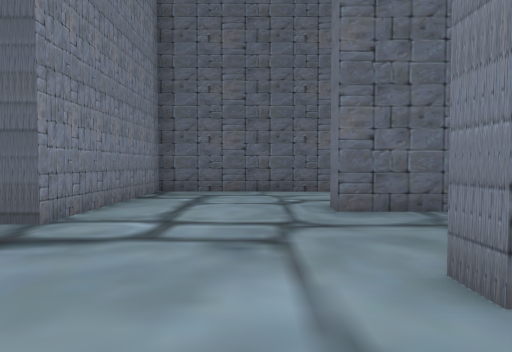
[1] (above)

22 first-person views from a walk through a Unity game level. The camera is 1.4 m above the floor, tilts 2° down and sees 75° across. The floor is counted in squares, 2 m on a side. Each view is taken from the middle of a square. On the plan, view 1 faces up. The plan holds only what a view shows up to about 10 squares ahead; the rest is blank. The place goes on beyond the plan. The player is left out.

[2]
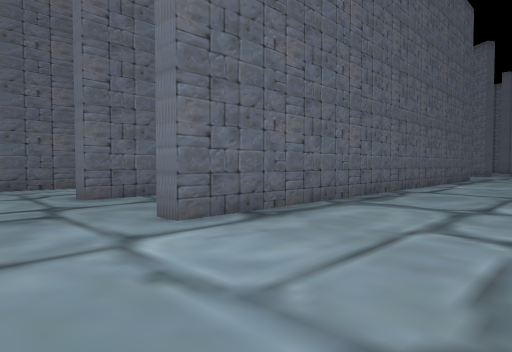

[3]
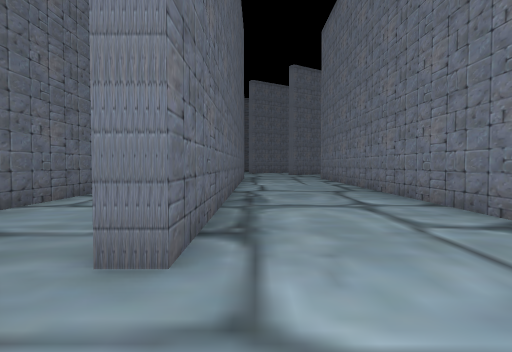

[4]
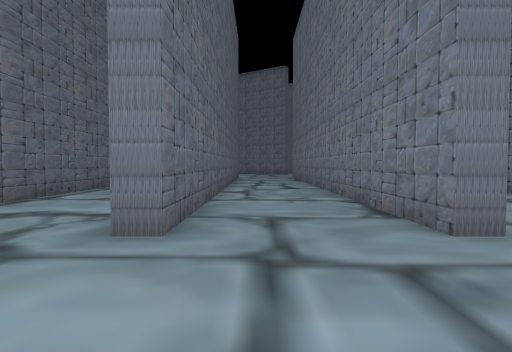

[5]
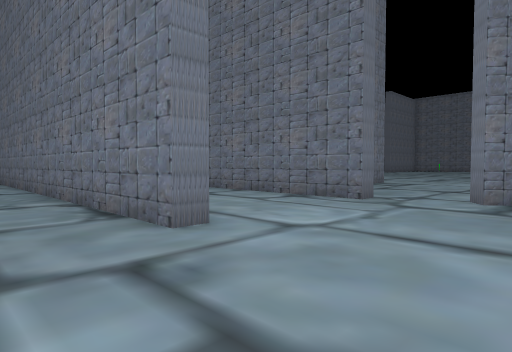

[6]
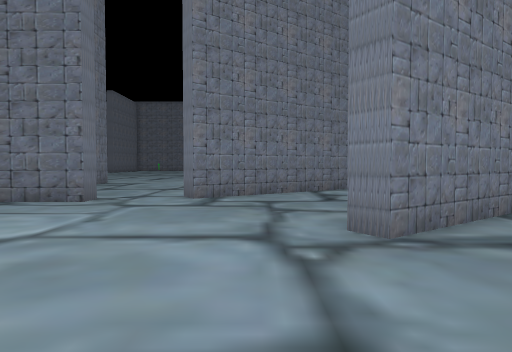

[7]
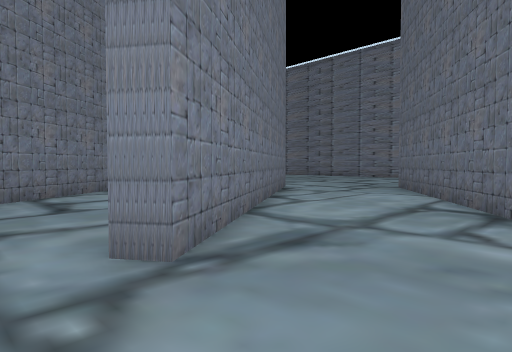

[8]
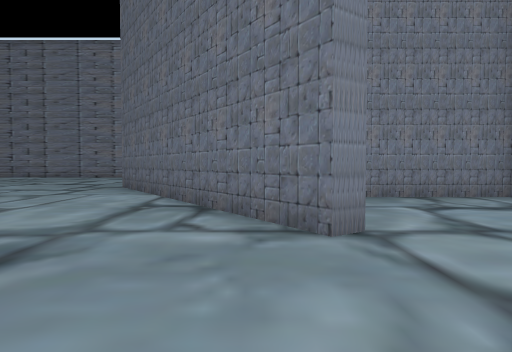

[9]
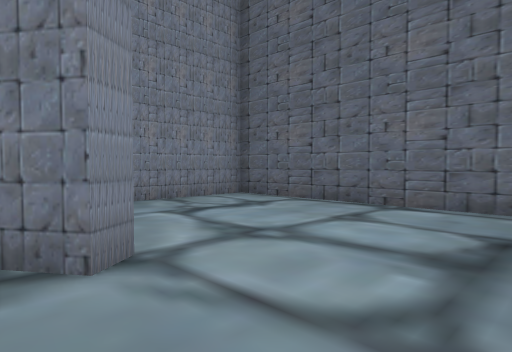

[10]
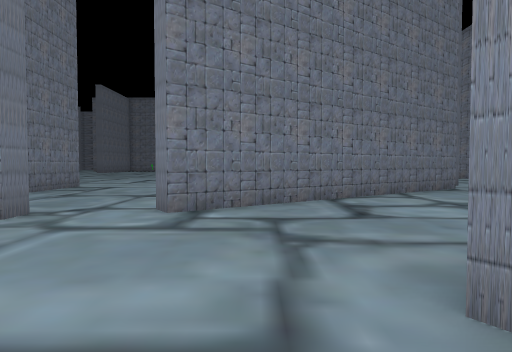

[11]
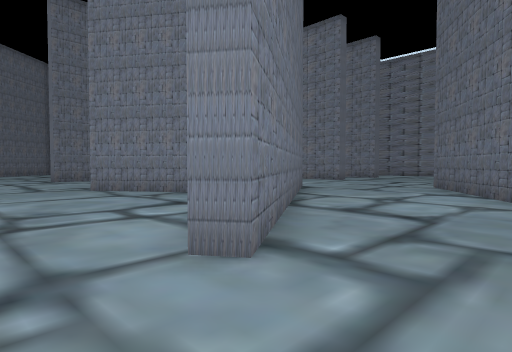

[12]
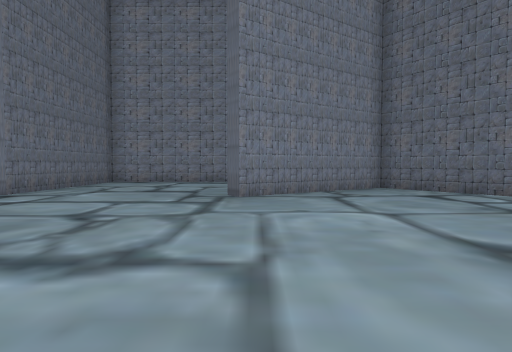

[13]
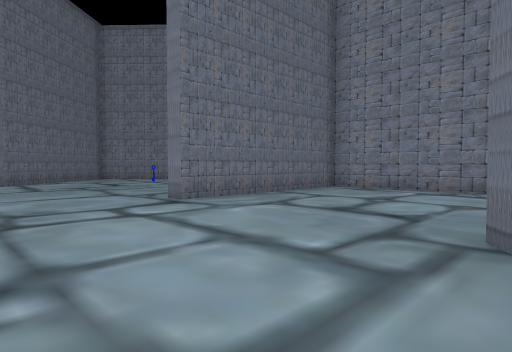

[14]
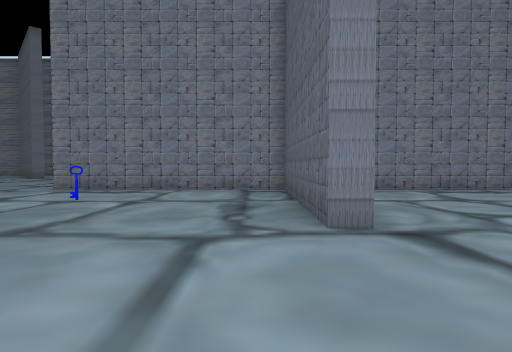

[15]
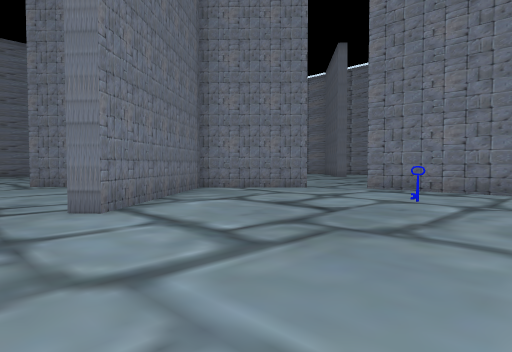

[16]
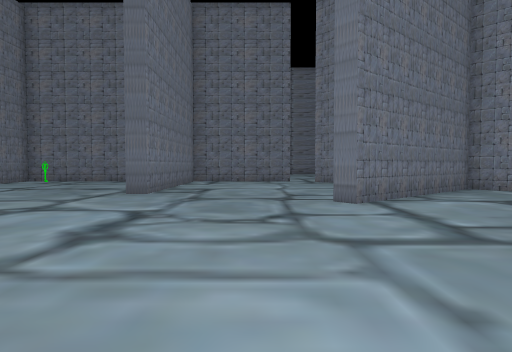

[17]
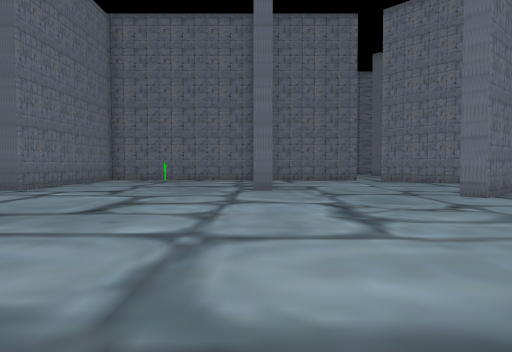

[18]
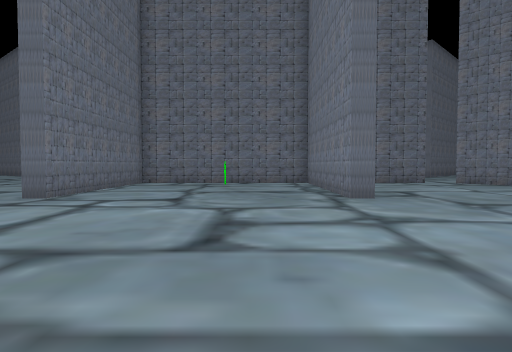

[19]
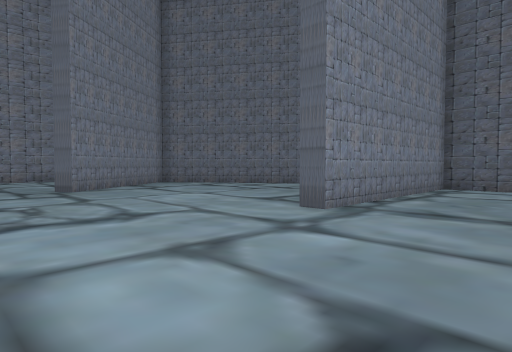

[20]
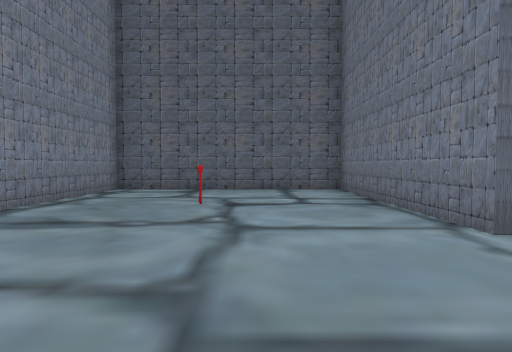

[21]
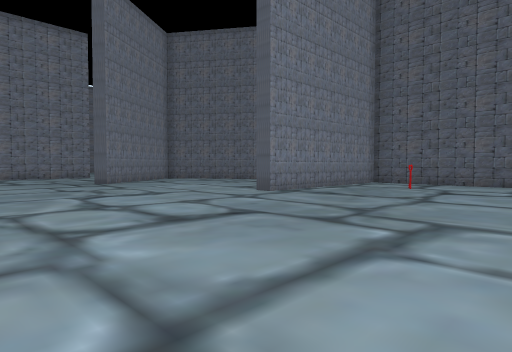

[22]
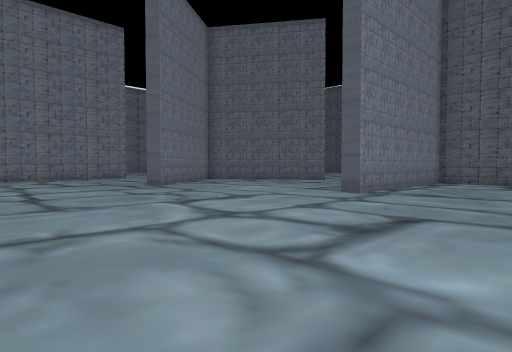

### Floor plan
Points are (right, up) in squares from view 1. A wall is a line through its corners. A room is listed if a view was taken in it or the views show most of it. See-through windows are left out.
Room 1 (views 1, 2, 3, 4, 5, 6, 7, 8, 9, 10, 11)
walls: (7.9, 4.9) (1.2, 4.9) (1.2, 5.5); (2.2, 8.6) (-2.5, 8.6) (-2.5, 3.9) (-3, 3.9); (1.2, -2.8) (1.2, -2.2) (9, -2.2); (9.6, 1.6) (1.2, 1.6) (1.2, 2.1) (10.2, 2.1); (-0.7, -2.8) (-0.4, -3.3); (8, 8.6) (3.9, 8.6); (-4.3, 0.2) (-3.3, 0.9) (-2.9, 0.4); (-5.2, 3.7) (-6, 3.1)
ways out: opening at (0.5, -3) to room 2; opening at (-4.5, 4) to room 3; opening at (-4, 0)
Room 2 (views 12, 13, 14, 15, 16, 17, 18, 19, 20, 21, 22)
walls: (3.6, -8.1) (3.6, -6.2); (-7.5, -15.7) (-2.5, -15.7) (-2.5, -16.2) (-8.2, -16.2) (-8.2, -22.7); (10.4, -8.8) (10.4, -2.7) (4.1, -2.7) (4.1, -8.6) (3.5, -8.6); (3.5, -27.1) (3.6, -24.8) (4.1, -24.8) (4.1, -28.1); (-8.1, -9.9) (-8.2, -15); (-2.2, -4.4) (-5, -6.3) (-2.1, -10.4) (-2.6, -10.7); (-5.7, -25.7) (-5, -26.4) (-0.8, -22.9) (-0.4, -23.3); (10.3, -28.1) (10.3, -24.8)
ways out: opening at (0.5, -3) to room 1; opening at (-8, -23.7); opening at (-8, -8)
objects: other object (-4, -20); other object (7, -26); other object (7, -8)
Room 3 (no view inside)
walls: (-5.5, 4.2) (-5.2, 3.7); (-3.6, 8.6) (-9.1, 8.6) (-9.1, 5.2)
ways out: opening at (-4.5, 4) to room 1

Where each view was taken, in squares from view 1:
view 1: 0 up, 0 right, facing up
view 2: 2 down, 1 left, facing up-right
view 3: 1 up, 1 left, facing right
view 4: 4 up, 2 left, facing right
view 5: 4 up, 2 left, facing down-right
view 6: 4 up, 2 left, facing down
view 7: 3 up, 2 left, facing down-left
view 8: 3 up, 2 left, facing left
view 9: 3 up, 3 left, facing up-left
view 10: 2 up, 2 left, facing down
view 11: 1 down, 1 right, facing down-left
view 12: 10 down, 5 right, facing left
view 13: 10 down, 1 right, facing down-left
view 14: 17 down, 1 right, facing left
view 15: 18 down, 1 right, facing down-left
view 16: 17 down, 1 right, facing down
view 17: 16 down, 4 right, facing down
view 18: 18 down, 6 right, facing down
view 19: 13 down, 7 right, facing up-left
view 20: 12 down, 8 right, facing up
view 21: 15 down, 10 right, facing up-left
view 22: 16 down, 8 right, facing up-left
